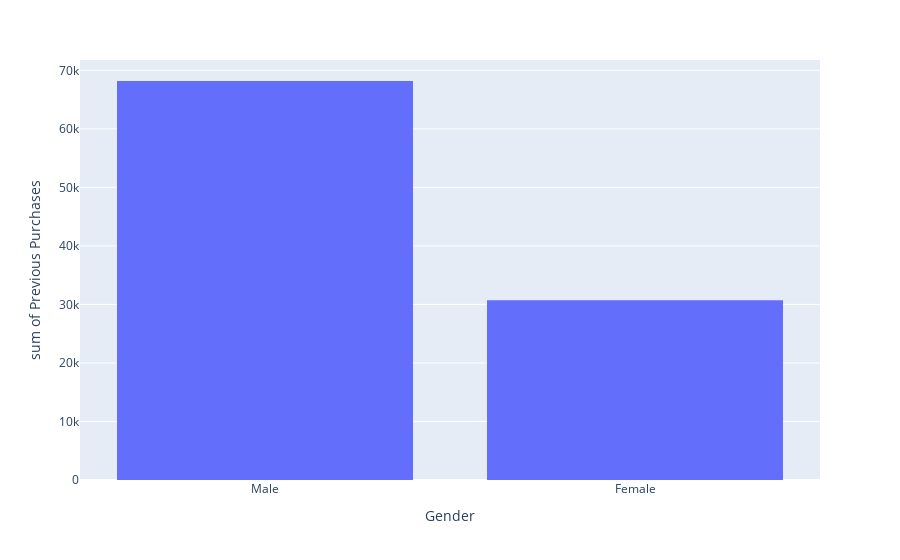

Notebook cell for this chart:
### Code cell
# больше всего покупают мужчины
fig = px.histogram(df, x="Gender", y='Previous Purchases', barmode='group', height=400)
fig.show()

### Figure 1 — Plotly figure (JSON) as saved in the notebook; plotly's stock layout.template omitted (floating-point values rounded to 4 significant figures; data arrays with more than 128 entries replaced by an {"elided": "..."} marker saying what was removed)
{"data": [{"alignmentgroup": "True", "bingroup": "x", "histfunc": "sum", "hovertemplate": "Gender=%{x}<br>sum of Previous Purchases=%{y}<extra></extra>", "legendgroup": "", "marker": {"color": "#636efa", "pattern": {"shape": ""}}, "name": "", "offsetgroup": "", "orientation": "v", "showlegend": false, "type": "histogram", "x": {"elided": "3900 str values"}, "xaxis": "x", "y": {"elided": "3900 int values"}, "yaxis": "y"}], "layout": {"autosize": true, "barmode": "group", "legend": {"tracegroupgap": 0}, "margin": {"t": 60}, "xaxis": {"anchor": "y", "autorange": true, "domain": [0, 1], "range": [-0.5, 1.5], "title": {"text": "Gender"}, "type": "category"}, "yaxis": {"anchor": "x", "autorange": true, "domain": [0, 1], "range": [0, 71760.0], "title": {"text": "sum of Previous Purchases"}, "type": "linear"}}}
